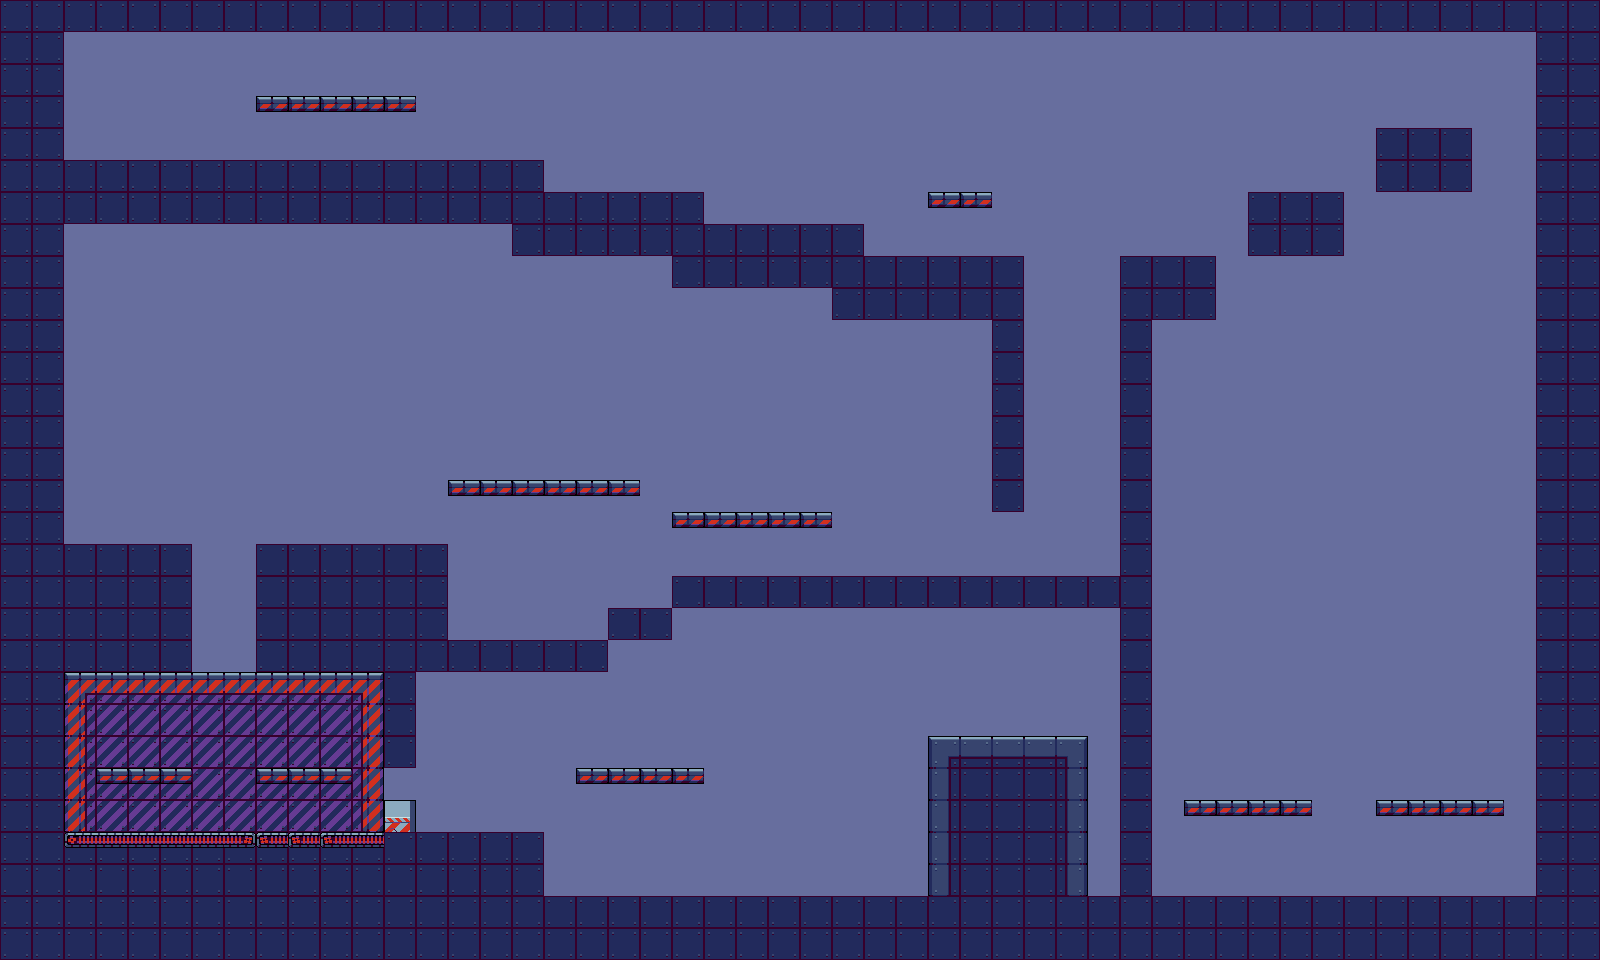

Below is a game level as drawn by its tile map, then a one-line description and the .tmx that defines it (tile-layer data replaced by summaries):
An orthogonal 50x30 tile map with 32x32 px tiles, 6 tile layers (Background, Floor, Doors, Platforms, ...), 2 tilesets.

<map version="1.10" tiledversion="1.10.2" orientation="orthogonal" renderorder="right-down" width="50" height="30" tilewidth="32" tileheight="32" infinite="0" nextlayerid="9" nextobjectid="1">
 <editorsettings>
  <export target="../../../../../../../../../../Desktop/kaori-map.js" format="js" />
 </editorsettings>
 <tileset firstgid="1" name="tiles" tilewidth="32" tileheight="32" tilecount="81" columns="9">
  <image source="../tilesheets/tiles.png" width="288" height="288" />
 </tileset>
 <tileset firstgid="82" name="animated-objects" tilewidth="32" tileheight="32" tilecount="96" columns="12">
  <image source="../tilesheets/animated-objects.png" width="384" height="256" />
  <tile id="0">
   <animation>
    <frame tileid="0" duration="100" />
    <frame tileid="3" duration="100" />
    <frame tileid="6" duration="100" />
    <frame tileid="9" duration="100" />
   </animation>
  </tile>
  <tile id="1">
   <animation>
    <frame tileid="1" duration="100" />
    <frame tileid="4" duration="100" />
    <frame tileid="7" duration="100" />
    <frame tileid="10" duration="100" />
   </animation>
  </tile>
  <tile id="2">
   <animation>
    <frame tileid="2" duration="100" />
    <frame tileid="5" duration="100" />
    <frame tileid="8" duration="100" />
    <frame tileid="11" duration="100" />
   </animation>
  </tile>
  <tile id="9">
   <animation>
    <frame tileid="9" duration="100" />
    <frame tileid="6" duration="100" />
    <frame tileid="3" duration="100" />
    <frame tileid="0" duration="100" />
   </animation>
  </tile>
  <tile id="10">
   <animation>
    <frame tileid="10" duration="100" />
    <frame tileid="7" duration="100" />
    <frame tileid="4" duration="100" />
    <frame tileid="1" duration="100" />
   </animation>
  </tile>
  <tile id="11">
   <animation>
    <frame tileid="11" duration="100" />
    <frame tileid="8" duration="100" />
    <frame tileid="5" duration="100" />
    <frame tileid="2" duration="100" />
   </animation>
  </tile>
 </tileset>
 <layer id="2" name="Background" width="50" height="30">
  <data>[1500 cells, 1500 non-empty, 1 distinct tile ids]</data>
 </layer>
 <layer id="1" name="Floor" width="50" height="30">
  <data>[1500 cells, 507 non-empty, 7 distinct tile ids]</data>
 </layer>
 <layer id="8" name="Doors" width="50" height="30">
  <data>[1500 cells, 27 non-empty, 8 distinct tile ids]</data>
 </layer>
 <layer id="7" name="Platforms" width="50" height="30">
  <data>[1500 cells, 36 non-empty, 1 distinct tile ids]</data>
 </layer>
 <layer id="5" name="Left_Conveyor" width="50" height="30">
  <data>[1500 cells, 5 non-empty, 3 distinct tile ids]</data>
 </layer>
 <layer id="6" name="Right_Conveyor" width="50" height="30">
  <data>[1500 cells, 5 non-empty, 3 distinct tile ids]</data>
 </layer>
</map>